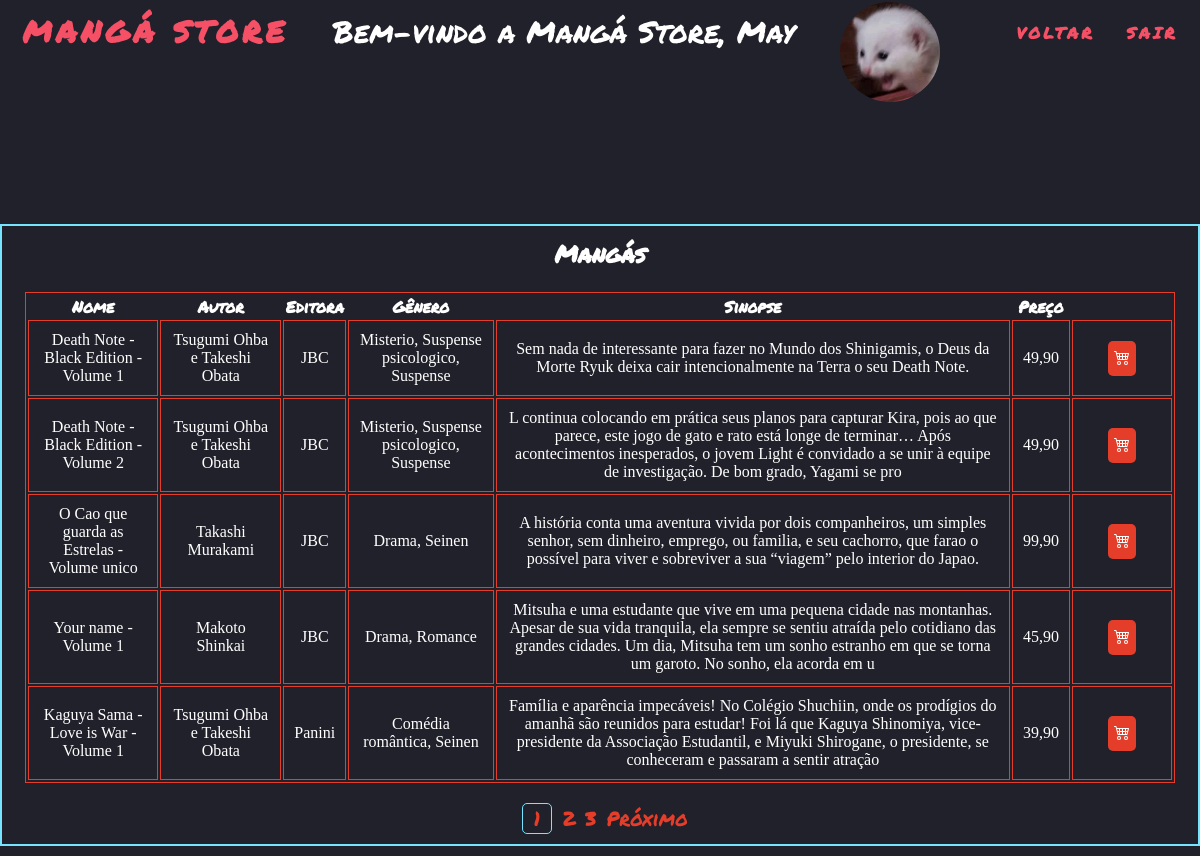
Page /pages/mangas/mangas_com_login.php?pagina=1 (signed in) on the committed database.
### tables this page shows
CREATE TABLE IF NOT EXISTS `manga` (
    `idManga` int(2) NOT NULL AUTO_INCREMENT,
    `nome` varchar(45) NOT NULL,
    `autor` varchar(45) NOT NULL,
    `editora` varchar(45) NOT NULL,
    `genero` varchar(45) NOT NULL,
    `sinopse` varchar(255) NOT NULL,
    `preco` varchar(45) NOT NULL,
    PRIMARY KEY (`idManga`)
);

### pages/mangas/mangas_com_login.php (the view, shortened to what this page needs)
<?php
include_once('../connection/config.php');
if (isset($_GET['pagina'])) {
    $pag = $_GET['pagina'];
    $busca = "SELECT * FROM manga";
    $todos = mysqli_query($con, $busca);
    $registros = "5";
    $tr = mysqli_num_rows($todos);
    $tp = ceil($tr / $registros);
    $inicio = ($registros * $pag) - $registros;
    $limite = mysqli_query($con, "$busca LIMIT $inicio, $registros");
    $proximo = $pag + 1;
}
?>
<!DOCTYPE html>
<html lang="pt-br">
<head>
    <link rel="stylesheet" href="lista_manga.css">
    <link rel="stylesheet" href="../../src/css/index.css">
</head>
<body>
    <header>
        <nav class="menu">
            <h1 class="logo">Mangá Store</h1>
            <p class="bem-vindo">Bem-vindo a Mangá Store, <?php echo $_SESSION["nome"]; ?></p>
            <img class="avatar" src="<?php echo $_SESSION["avatar"]; ?>" alt="">
            <ul class="nav-list">
                <li><a href="../sistema/sistema.php">Voltar</a></li>
                <li><a href="../login/login.php">Sair</a></li>
            </ul>
        </nav>
    </header>
    <main>
        <section class="sistema">
            <div class="sistema-box">
                <div class="sistema-container">
                    <h2>Mangás</h2>
                    <div class="table-container">
                        <table class="table">
                            <thead>
                                <tr>
                                    <th scope="col">Nome</a></th>
                                    <th scope="col">Autor</th>
                                    <th scope="col">Editora</th>
                                    <th scope="col">Gênero</th>
                                    <th scope="col">Sinopse</th>
                                    <th scope="col">Preço</th>
                                </tr>
                            </thead>
                            <tbody>
                                <?php
                                while ($dados = mysqli_fetch_array($limite)) {
                                    $nome = $dados['nome'];
                                    $autor = $dados['autor'];
                                    $editora = $dados['editora'];
                                    $genero = $dados['genero'];
                                    $sinopse = $dados['sinopse'];
                                    $preco = $dados['preco'];
                                ?>
                                    <tr>
                                        <td><?= $nome ?></td>
                                        <td><?= $autor ?></td>
                                        <td><?= $editora ?></td>
                                        <td><?= $genero ?></td>
                                        <td><?= $sinopse ?></td>
                                        <td><?= $preco ?></td>
                                        <td class="btns">
                                            <a class='btnComprar' href='#' title='Comprar'>
                                                </a>
                                        </td>
                                    </tr>
                                <?php } ?>
                            </tbody>
                        </table>
                    </div>
                    <nav class="paginacao-container">
                        <ul class="pagination">
                            <?php
                            for ($i = 1; $i <= $tp; $i++) {
                                if ($pag == $i) {
                                    echo "<li class='page-item active'><a class='page-link' href='?pagina=$i'>$i</a></li>";
                                } else {
                                    echo "<li class='page-item'><a class='page-link' href='?pagina=$i'>$i</a></li>";
                                }
                            }
                            ?>
                            <?php
                            if ($pag < $tp) {
                            ?>
                                <li class="page-item">
                                    <a class="page-link" href="?pagina=<?= $proximo; ?>" aria-label="Próximo">
                                        <span aria-hidden="true">Próximo</span>
                                    </a>
                                </li>
                            <?php } ?>
                        </ul>
                    </nav>
                </div>
            </div>
        </section>
    </main>
</body>
</html>

### pages/mangas/lista_manga.css (style rules this page uses)
:root { --red: #F65066; --orange: #E43E2B; --white: #fff; --blue: #76E4FE; --bg-color: #21212B; }
* { padding: 0; margin: 0; box-sizing: border-box; scroll-behavior: smooth; }
li { list-style: none; }
a { text-decoration: none; }
body { background-color: var(--bg-color); }
header { margin-bottom: 150px; }
.logo { font-family: 'Permanent Marker', cursive; font-size: 24px; text-transform: uppercase; letter-spacing: 4px; color: var(--red); font-weight: bold; font-size: 30px; }
.menu { display: flex; justify-content: space-around; align-items: center; font-family: sans-serif; height: 8vh; }
.bem-vindo { color: var(--white); font-size: 30px; font-family: 'Permanent Marker', cursive; }
.nav-list { list-style: none; display: flex; }
.nav-list li { letter-spacing: 3px; margin-left: 32px; }
.nav-list a { font-family: 'Permanent Marker', cursive; color: var(--red); font-weight: bold; text-transform: uppercase; }
.sistema { display: flex; justify-content: space-around; width: 940px; margin: 0 auto; color: #fff; align-items: center; font-family: cursive; }
.sistema-box { display: flex; flex-direction: column; align-items: center; background: var(--bg-color); width: 940px; padding: 10px; }
.sistema-container { display: flex; flex-direction: column; align-items: center; border: 2px solid var(--blue); width: 1200px; padding: 10px; }
.table-container { display: flex; justify-content: center; align-items: center; margin-top: 20px; }
.table { border: 1px solid var(--orange); width: 1150px; text-align: center; }
.table td { font-family: cursive; border: 1px solid var(--orange); padding: 10px; }
.btns { width: 100px; }
.btnComprar { background-color: var(--orange); color: #fff; padding: 6px; border-radius: 5px; }
.avatar { width: 100px; height: 100px; border-radius: 50%; margin-top: 40px; }
.paginacao-container { display: flex; justify-content: center; align-items: center; }
.pagination { display: flex; justify-content: center; align-items: center; margin-top: 20px; }
.page-item { display: flex; justify-content: center; align-items: center; margin-left: 10px; }
.page-link { color: var(--orange); font-size: 20px; text-decoration: none; }
.active { border: 1px solid var(--blue); border-radius: 5px; width: 30px; }

### src/css/index.css (style rules this page uses)
:root { --red: #F65066; --orange: #E43E2B; --white: #fff; --blue: #76E4FE; }
* { padding: 0; margin: 0; box-sizing: border-box; scroll-behavior: smooth; font-family: 'Permanent Marker', cursive; }
li { list-style: none; }
a { text-decoration: none; }
body { background-color: #21212B; }
.logo { font-size: 24px; text-transform: uppercase; letter-spacing: 4px; }
.menu { display: flex; justify-content: space-around; align-items: center; font-family: sans-serif; height: 8vh; }
.logo { color: var(--red); font-weight: bold; font-size: 30px; }
.nav-list { list-style: none; display: flex; }
.nav-list li { letter-spacing: 3px; margin-left: 32px; }
.nav-list a { color: var(--red); font-weight: bold; text-transform: uppercase; }

### rows in the picture
manga: nome "Death Note - Black Edition - Volume 1", autor "Tsugumi Ohba e Takeshi Obata", editora "JBC", genero "Misterio, Suspense psicologico, Suspense", sinopse "Sem nada de interessante para fazer no Mundo dos Shinigamis, o Deus da Morte Ryuk deixa cair intencionalmente na Terra o seu Death Note.", preco "49,90"
manga: nome "Death Note - Black Edition - Volume 2", autor "Tsugumi Ohba e Takeshi Obata", editora "JBC", genero "Misterio, Suspense psicologico, Suspense", sinopse "L continua colocando em prática seus planos para capturar Kira, pois ao que parece, este jogo de gato e rato está longe de terminar… Após acontecimentos inesperados, o jovem Light é convidado a se unir à equipe de investigação. De bom grado, Yagami se pro", preco "49,90"
manga: nome "O Cao que guarda as Estrelas - Volume unico", autor "Takashi Murakami", editora "JBC", genero "Drama, Seinen", sinopse "A história conta uma aventura vivida por dois companheiros, um simples senhor, sem dinheiro, emprego, ou familia, e seu cachorro, que farao o possível para viver e sobreviver a sua “viagem” pelo interior do Japao.", preco "99,90"
manga: nome "Your name - Volume 1", autor "Makoto Shinkai", editora "JBC", genero "Drama, Romance", sinopse "Mitsuha e uma estudante que vive em uma pequena cidade nas montanhas. Apesar de sua vida tranquila, ela sempre se sentiu atraída pelo cotidiano das grandes cidades. Um dia, Mitsuha tem um sonho estranho em que se torna um garoto. No sonho, ela acorda em u", preco "45,90"
manga: nome "Kaguya Sama - Love is War - Volume 1", autor "Tsugumi Ohba e Takeshi Obata", editora "Panini", genero "Comédia romântica, Seinen", sinopse "Família e aparência impecáveis! No Colégio Shuchiin, onde os prodígios do amanhã são reunidos para estudar! Foi lá que Kaguya Shinomiya, vice-presidente da Associação Estudantil, e Miyuki Shirogane, o presidente, se conheceram e passaram a sentir atração", preco "39,90"

### other values in the picture
$_SESSION["nome"] "May"
